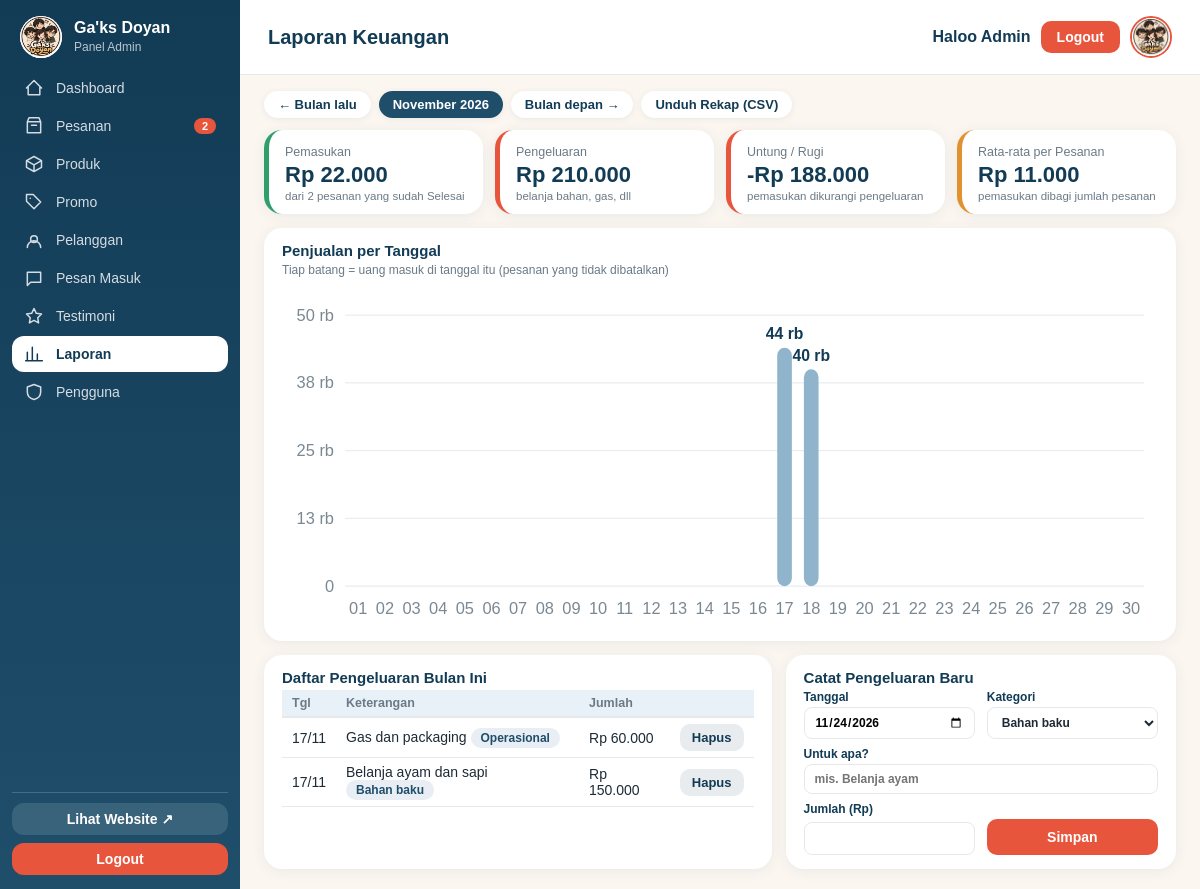
Page /admin/laporan.php (signed in) on the committed database.
### tables this page shows
CREATE TABLE `pengeluaran` (
  `id` int(11) NOT NULL,
  `tanggal` date NOT NULL,
  `keterangan` varchar(150) NOT NULL,
  `kategori` varchar(50) NOT NULL DEFAULT 'Bahan baku',
  `jumlah` int(11) NOT NULL DEFAULT 0,
  `dibuat` timestamp NOT NULL DEFAULT current_timestamp()
);

### includes/skema.php (called while the page is built, shortened)
<?php
if (!function_exists('e')) { function e($s) { return htmlspecialchars((string)$s, ENT_QUOTES, 'UTF-8'); } }
function daftar_kolom(mysqli $k, string $tabel): array {
    static $cache = [];
    if (isset($cache[$tabel])) return $cache[$tabel];
    $cache[$tabel] = [];
    $r = @$k->query("SHOW COLUMNS FROM `$tabel`");
    if ($r) while ($b = $r->fetch_assoc()) $cache[$tabel][] = $b['Field'];
    return $cache[$tabel];
}
function pilih_kolom(mysqli $k, string $tabel, array $kandidat): ?string {
    $ada = daftar_kolom($k, $tabel);
    foreach ($kandidat as $c) if (in_array($c, $ada, true)) return $c;
    return null;
}

### config/koneksi.php (called while the page is built, shortened)
<?php
function rupiah($angka) {
    return "Rp " . number_format($angka, 0, ',', '.');
}
?>

### admin/laporan.php (the view, shortened to what this page needs)
<?php
require_once '../config/koneksi.php';
require_once '../includes/grafik.php';
$bulan = preg_match('/^\d{4}-\d{2}$/', $_GET['bulan'] ?? '') ? $_GET['bulan'] : date('Y-m');
$awal = $bulan . '-01'; $akhir = date('Y-m-t', strtotime($awal));
$c = kolom_pesanan($koneksi);
$pendapatan = 0; $jmlPesanan = 0;
if ($c['tgl'] && $c['total']) {
    $s = $koneksi->prepare("SELECT COUNT(*) n, COALESCE(SUM(`{$c['total']}`),0) s FROM pesanan WHERE DATE(`{$c['tgl']}`) BETWEEN ? AND ? AND status='Selesai'");
    $s->bind_param('ss', $awal, $akhir); $s->execute(); $x = $s->get_result()->fetch_assoc();
    $jmlPesanan = (int)$x['n']; $pendapatan = (int)$x['s'];
}
$s = $koneksi->prepare("SELECT COALESCE(SUM(jumlah),0) FROM pengeluaran WHERE tanggal BETWEEN ? AND ?");
$s->bind_param('ss', $awal, $akhir); $s->execute(); $keluar = (int)$s->get_result()->fetch_row()[0];
$laba = $pendapatan - $keluar;
$per = data_harian($koneksi, $awal, $akhir);
$grafik = [];
foreach ($per as $t => $n) $grafik[] = ['label' => date('d', strtotime($t)), 'nilai' => $n, 'ini' => $t === date('Y-m-d')];
$s = $koneksi->prepare("SELECT * FROM pengeluaran WHERE tanggal BETWEEN ? AND ? ORDER BY tanggal DESC, id DESC");
$s->bind_param('ss', $awal, $akhir); $s->execute(); $daftar = $s->get_result();
$prev = date('Y-m', strtotime($awal . ' -1 month')); $next = date('Y-m', strtotime($awal . ' +1 month'));
$namaBulan = ['01'=>'Januari','02'=>'Februari','03'=>'Maret','04'=>'April','05'=>'Mei','06'=>'Juni','07'=>'Juli','08'=>'Agustus','09'=>'September','10'=>'Oktober','11'=>'November','12'=>'Desember'];
include '../includes/admin_header.php';
?>
<div class="ad-filter">
  <a href="?bulan=<?= $prev ?>">&larr; Bulan lalu</a>
  <a class="on"><?= $namaBulan[substr($bulan, 5, 2)] . ' ' . substr($bulan, 0, 4) ?></a>
  <a href="?bulan=<?= $next ?>">Bulan depan &rarr;</a>
  <a href="rekap_unduh.php">Unduh Rekap (CSV)</a>
</div>
<div class="ad-stat">
  <div class="ad-st h"><small>Pemasukan</small><b><?= rupiah($pendapatan) ?></b><em>dari <?= $jmlPesanan ?> pesanan yang sudah Selesai</em></div>
  <div class="ad-st c"><small>Pengeluaran</small><b><?= rupiah($keluar) ?></b><em>belanja bahan, gas, dll</em></div>
  <div class="ad-st <?= $laba >= 0 ? '' : 'c' ?>"><small>Untung / Rugi</small><b><?= ($laba < 0 ? '-' : '') . rupiah(abs($laba)) ?></b><em>pemasukan dikurangi pengeluaran</em></div>
  <div class="ad-st k"><small>Rata-rata per Pesanan</small><b><?= rupiah($jmlPesanan ? intdiv($pendapatan, $jmlPesanan) : 0) ?></b><em>pemasukan dibagi jumlah pesanan</em></div>
</div>
<div class="ad-card"><h2>Penjualan per Tanggal</h2><p class="ad-sub">Tiap batang = uang masuk di tanggal itu (pesanan yang tidak dibatalkan)</p><?= grafik_batang($grafik, 900, 130) ?></div>
<div class="ad-dua">
  <div class="ad-card">
    <h2>Daftar Pengeluaran Bulan Ini</h2>
    <?php if ($daftar->num_rows === 0): ?><div class="ad-kosong" style="padding:14px 0">Belum ada pengeluaran.</div><?php else: ?>
    <div class="ad-scroll lp-scroll"><table class="ad-tabel"><tr><th>Tgl</th><th>Keterangan</th><th>Jumlah</th><th></th></tr>
    <?php while ($p = $daftar->fetch_assoc()): ?>
      <tr><td><?= e(date('d/m', strtotime($p['tanggal']))) ?></td><td><?= e($p['keterangan']) ?> <span class="ad-badge"><?= e($p['kategori']) ?></span></td><td><?= rupiah((int)$p['jumlah']) ?></td>
      <td><form method="post"><button class="ad-btn kecil abu" onclick="return confirm('Hapus?')">Hapus</button></form></td></tr>
    <?php endwhile; ?></table></div><?php endif; ?>
  </div>
  <div class="ad-card">
    <h2>Catat Pengeluaran Baru</h2>
    <form class="lp-form" method="post">
      <label>Tanggal<input type="date" name="tanggal" value="<?= date('Y-m-d') ?>" required></label>
      <label>Kategori<select name="kategori"><option>Bahan baku</option><option>Operasional</option><option>Gaji</option><option>Marketing</option><option>Lainnya</option></select></label>
      <label class="lebar">Untuk apa?<input name="keterangan" maxlength="150" placeholder="mis. Belanja ayam" required></label>
      <label>Jumlah (Rp)<input type="number" name="jumlah" min="1" required></label>
      <label>&nbsp;<button class="ad-btn" style="width:100%">Simpan</button></label>
    </form>
  </div>
</div>
<?php include '../includes/admin_footer.php'; ?>

### assets/css/admin.css (style rules this page uses)
:root { --navy: #123b55; --navy2: #1f4e6b; --navy3: #2a6489; --coral: #e8553d; --coral-dark: #cc4128; --coral-lt: #fdebe6; --latar: #f4f6f9; --garis: #e7ebf0; --teks: #1e2a36; --abu: #6b7886; --merah: #d64545; --biru: #1f4e6b; --biru-gelap: #123b55; --biru-muda: #e8f1f8; --oranye: #e8553d; }
* { box-sizing: border-box; font-family: "Poppins", Arial, sans-serif; }
body { margin: 0; background: var(--latar); color: var(--teks); }
table { width: 100%; border-collapse: collapse; font-size: 14px; }
th, td { padding: 13px 12px; text-align: left; border-bottom: 1px solid var(--garis); }
th { background: var(--biru-muda); color: var(--navy2); font-weight: 600; font-size: 13px; }
input[type="text"], input[type="number"], select, textarea { width: 100%; padding: 11px 12px; border: 1px solid #dde3ea; border-radius: 10px; background: #fff; font-size: 14px; color: var(--teks); }

### assets/css/admin-extra.css (style rules this page uses)
:root { --ad-navy: #123b55; --ad-navy2: #1f4e6b; --ad-coral: #e8553d; --ad-krem: #fbf6f0; --ad-teks: #1d2b36; --ad-abu: #6b7a86; --ad-garis: #e6e9ec; --ad-hijau: #2e9e6b; --ad-kuning: #e0922f; }
body.ad { display: block; margin: 0; background: var(--ad-krem); color: var(--ad-teks); font-family: "Segoe UI", system-ui, sans-serif; min-height: 100vh; }
.ad-card { background: #fff; border-radius: 18px; padding: 22px; box-shadow: 0 2px 14px rgba(18, 59, 85, 0.07); margin-bottom: 22px; }
.ad-card h2 { margin: 0 0 4px; font-size: 17px; color: var(--ad-navy); }
.ad-sub { color: var(--ad-abu); font-size: 13px; margin: 0 0 16px; }
.ad-stat { display: grid; grid-template-columns: repeat(4, 1fr); gap: 16px; margin-bottom: 22px; }
.ad-st { background: #fff; border-radius: 18px; padding: 18px 20px; box-shadow: 0 2px 14px rgba(18, 59, 85, 0.07); border-left: 5px solid var(--ad-navy2); }
.ad-st.c { border-color: var(--ad-coral); }
.ad-st.h { border-color: var(--ad-hijau); }
.ad-st.k { border-color: var(--ad-kuning); }
.ad-st small { color: var(--ad-abu); font-size: 13px; }
.ad-st b { display: block; font-size: 26px; margin-top: 6px; color: var(--ad-navy); }
.ad-dua { display: grid; grid-template-columns: 1.7fr 1fr; gap: 22px; }
.ad-dua > .ad-card { margin-bottom: 0; }
.ad-tabel { width: 100%; border-collapse: collapse; font-size: 14px; }
.ad-tabel th { text-align: left; color: var(--ad-abu); font-weight: 600; font-size: 12.5px; padding: 10px 12px; border-bottom: 2px solid var(--ad-garis); white-space: nowrap; }
.ad-tabel td { padding: 12px; border-bottom: 1px solid var(--ad-garis); vertical-align: middle; }
.ad-scroll { overflow-x: auto; }
.ad-badge { display: inline-block; padding: 3px 10px; border-radius: 20px; font-size: 12px; font-weight: 700; background: #e8eef3; color: var(--ad-navy2); }
.ad-btn { display: inline-block; border: 0; border-radius: 10px; padding: 10px 18px; font: inherit; font-weight: 700; font-size: 14px; cursor: pointer; background: var(--ad-coral); color: #fff; text-decoration: none; }
.ad-btn.abu { background: #e8ecef; color: var(--ad-navy); }
.ad-btn.kecil { padding: 6px 12px; font-size: 13px; }
.ad-filter { display: flex; gap: 8px; flex-wrap: wrap; margin-bottom: 16px; }
.ad-filter a { padding: 8px 16px; border-radius: 20px; background: #fff; color: var(--ad-navy); text-decoration: none; font-size: 13.5px; font-weight: 600; box-shadow: 0 1px 6px rgba(18, 59, 85, 0.08); }
.ad-filter a.on { background: var(--ad-navy2); color: #fff; }

### admin/laporan.php (style rules this page uses)
.ad-filter { margin-bottom:12px }
.ad-filter a { padding:6px 14px;font-size:13px }
.ad-stat { gap:12px;margin-bottom:14px }
.ad-st { padding:12px 16px }
.ad-st b { font-size:22px;margin-top:2px }
.ad-st small { font-size:12.5px }
.ad-st em { display:block;font-style:normal;font-size:11.5px;color:var(--ad-abu);margin-top:2px }
.ad-card { padding:14px 18px;margin-bottom:0 }
.ad-card h2 { font-size:15px }
.ad-sub { margin:0 0 8px;font-size:12px }
.ad-dua { gap:14px;margin-top:14px;grid-template-columns:1.3fr 1fr }
.ad-tabel th,.ad-tabel td { padding:6px 10px }
.lp-scroll { max-height:200px;overflow:auto }
.lp-form { display:grid;grid-template-columns:1fr 1fr;gap:8px 12px }
.lp-form label { display:grid;gap:3px;font-size:12px;font-weight:600;color:var(--ad-navy) }
.lp-form input,.lp-form select { padding:7px 10px;border:1.5px solid var(--ad-garis);border-radius:8px;font:inherit }
.lp-form .lebar { grid-column:1/3 }

### rows in the picture
pengeluaran: tanggal "17/11", keterangan "Gas dan packaging", kategori "Operasional", jumlah "Rp 60.000"
pengeluaran: tanggal "17/11", keterangan "Belanja ayam dan sapi", kategori "Bahan baku", jumlah "Rp 150.000"

### other values in the picture
$t "Dashboard"
$t "Pesanan"
$lb "2"
$t "Produk"
$t "Promo"
$t "Pelanggan"
$t "Pesan Masuk"
$t "Testimoni"
$t "Laporan"
$t "Pengguna"
$_judul "Laporan Keuangan"
$namaBulan[substr($bulan, 5, 2)] "November"
substr($bulan, 0, 4) "2026"
rupiah($pendapatan) "Rp 22.000"
$jmlPesanan "2"
